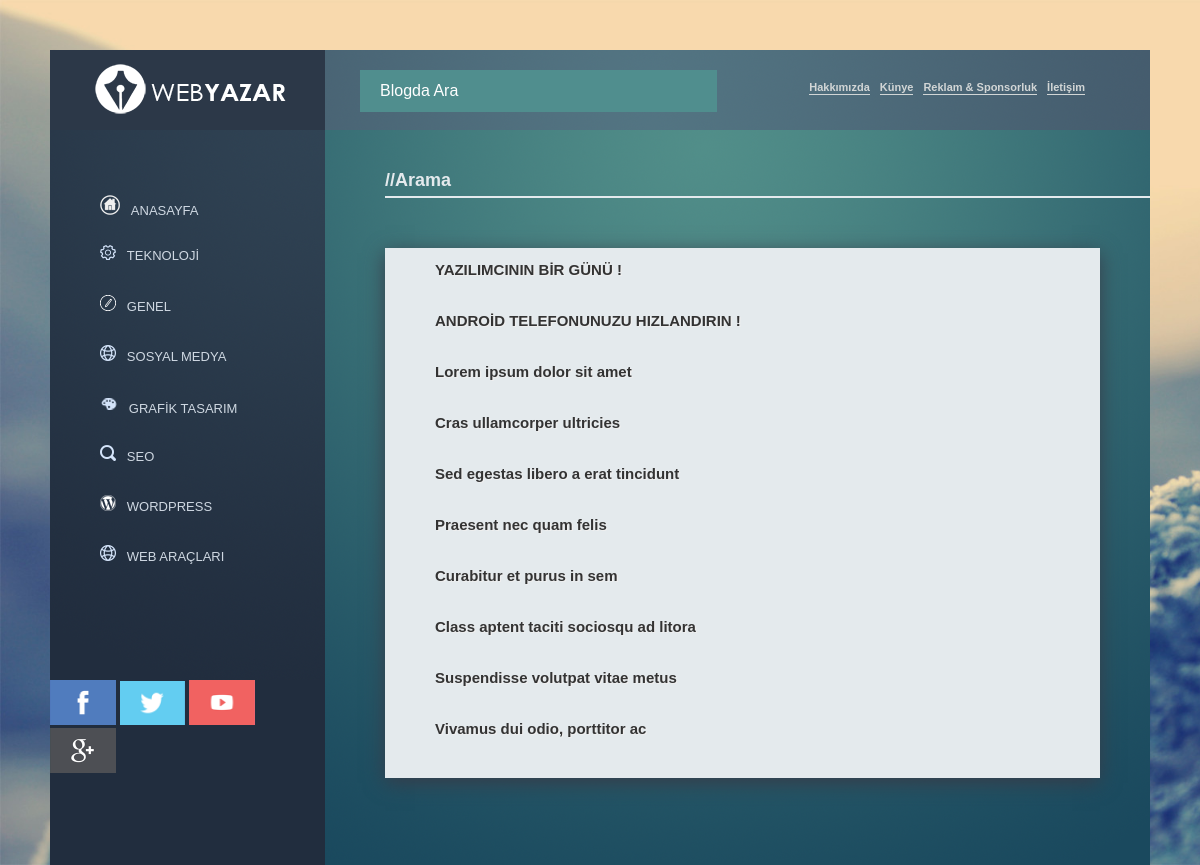
Screenshot of /search.php with the database file from the repository.
### tables this page shows
CREATE TABLE IF NOT EXISTS `ayarlar` (
  `id` int(11) NOT NULL,
  `site_adi` varchar(255) NOT NULL,
  `aciklama` varchar(255) NOT NULL,
  `keyworld` varchar(255) NOT NULL,
  `logo` varchar(5555) NOT NULL
);

CREATE TABLE IF NOT EXISTS `kategori` (
  `id` int(11) NOT NULL AUTO_INCREMENT,
  `ad` varchar(255) NOT NULL,
  `icon` varchar(5555) NOT NULL,
  PRIMARY KEY (`id`)
);

CREATE TABLE IF NOT EXISTS `sayfa` (
  `id` int(11) NOT NULL AUTO_INCREMENT,
  `icerik` text NOT NULL,
  `baslik` varchar(255) NOT NULL,
  PRIMARY KEY (`id`)
);

CREATE TABLE IF NOT EXISTS `yazilar` (
  `id` int(11) NOT NULL AUTO_INCREMENT,
  `baslik` varchar(255) NOT NULL,
  `icerik` text NOT NULL,
  `tarih` varchar(255) NOT NULL,
  `kat` varchar(255) NOT NULL,
  `img` varchar(2555) NOT NULL,
  PRIMARY KEY (`id`)
);

### www/search.php (the view, shortened to what this page needs)
<!DOCTYPE html PUBLIC "-//W3C//DTD XHTML 1.0 Transitional//EN" "http://www.w3.org/TR/xhtml1/DTD/xhtml1-transitional.dtd">
<html xmlns="http://www.w3.org/1999/xhtml">
<head>
<link href="css/style.css" rel="stylesheet" type="text/css" />
</head>
<body>
<div class="dis">
<div class="genel">
<?php include('sidebar.php'); ?>
<div class="icerik">
<div class="kat-baslik"><h4>//Arama</h4></div>
<div class="search-makaleler"><div class="a-baslik"><?php
$aramasorgusu = @mysql_real_escape_string($_GET['aramasorgusu']);
$sonucsorgu = @mysql_query("SELECT * FROM yazilar WHERE baslik LIKE '%".$aramasorgusu."%'" );
if(@mysql_num_rows($sonucsorgu)>0){
while($sorguoku=@mysql_fetch_array($sonucsorgu)){
$id = $sorguoku['id'];
$baslik = $sorguoku['baslik'];
echo '<a href="yazi.php?id='.$id.'">'.$baslik.'</a><br><br><br>';
 }
}
else{
 echo 'Aradığınız İçerik Bulunamadı';
}?>
<?php echo $sorguoku['id'].'<br><br><br><br>'; ?>
</div>
</div>
</div>
</div>
</body>
</html>

### www/sidebar.php (shortened to what this page needs)
<?php require_once('Connections/blog.php'); ?>
<?php
$query_kategorigetir = "SELECT * FROM kategori ORDER BY id DESC";
$kategorigetir = mysql_query($query_kategorigetir, $blog) or die(mysql_error());
$row_kategorigetir = mysql_fetch_assoc($kategorigetir);
$query_logo = "SELECT * FROM ayarlar ORDER BY logo DESC";
$logo = mysql_query($query_logo, $blog) or die(mysql_error());
$row_logo = mysql_fetch_assoc($logo);
$query_sayfalistele = "SELECT * FROM sayfa ORDER BY id ASC";
$sayfalistele = mysql_query($query_sayfalistele, $blog) or die(mysql_error());
$row_sayfalistele = mysql_fetch_assoc($sayfalistele);
$query_sosyal = "SELECT * FROM iletisim";
$sosyal = mysql_query($query_sosyal, $blog) or die(mysql_error());
$row_sosyal = mysql_fetch_assoc($sosyal);
?>
<div class="sol">
  <div class="logo"><a href="index.php"><img src="<?php echo $row_logo['logo']; ?>" width="196" height="62" alt="logo" /></a></div>
  <div class="kategori">
    <ul>
      <li><a href="index.php"><img alt="homeicon" src="resimler/homeicon.png" />&nbsp;&nbsp;&nbsp;ANASAYFA</a></li>
      <?php do { ?>
        <li><a href="kategori.php?kat=<?php echo $row_kategorigetir['id']; ?>"><img alt="icon" src="<?php echo $row_kategorigetir['icon']; ?>" />&nbsp;&nbsp;&nbsp;<?php echo $row_kategorigetir['ad']; ?></a></li>
        <?php } while ($row_kategorigetir = mysql_fetch_assoc($kategorigetir)); ?>
    </ul>
   </div>
  <a href="<?php echo $row_sosyal['face']; ?>" target="_blank"><img src="resimler/flat_social_icons_02.png" width="66" alt="face" /></a>
  <a href="<?php echo $row_sosyal['twitter']; ?>" target="_blank"><img src="resimler/flat_social_icons_01.png" width="65" alt="face" /></a>
  <a href="<?php echo $row_sosyal['youtube']; ?>" target="_blank"><img src="resimler/flat_social_icons_03.png" width="66" alt="face" /></a>
  <a href="<?php echo $row_sosyal['plus']; ?>" target="_blank"><img src="resimler/flat_social_icons_04.png" width="66" alt="face" /></a>
 </div>
 <div class="ust">
   <div class="search">    <form action="search.php" method="get">
      <input type="text" name="aramasorgusu" id="search_text" placeholder="Blogda Ara" />
      <input type="button" name="search_button" id="search_button" />
    </form></div>
    <div class="sayfalar">
      <ul>
		<?php do { ?>
        <li><a href="sayfa.php?id=<?php echo $row_sayfalistele['id']; ?>"><?php echo $row_sayfalistele['baslik']; ?></a></li>
        <?php } while ($row_sayfalistele = mysql_fetch_assoc($sayfalistele)); ?>
        <li><a href="iletisim.php">İletişim</a></li>
		</ul>
    </div>
 </div>

### www/css/style.css (style rules this page uses)
a { text-decoration: none; }
body { margin: 0px; padding: 0px; font-family: Arial, Helvetica, sans-serif; font-size: 15px; color: #333; background-attachment: fixed; background-image: url(../resimler/background.jpg); -webkit-background-size: cover; -moz-background-size: cover; -o-background-size: cover; background-size: cover; }
.dis { background-color: #275A68; width: 1100px; height: auto; margin-top: 50px; margin-right: auto; margin-bottom: auto; margin-left: auto; }
.genel { position: absolute; background-color: #212d3e; height: auto; width: 1100px; margin-bottom: 50px; }
.sol { width: 275px; height: 100%; float: left; background-color: #212D3E; clear: right; }
.search-makaleler { box-shadow: 0 0 0 0,0 5px 19px rgba(55, 61, 74, 1); background-color: #E4EAED; height: 500px; width: 715px; margin-top: 50px; margin-left: 60px; padding-bottom: 30px; clear: both; }
.kat-baslik { margin-left: 60px; color: #E4EAED; font-size: 18px; border-bottom-width: 2px; border-bottom-style: solid; border-bottom-color: #E4EAED; }
.kat-baslik h4 { padding: 0px; margin-top: 40px; margin-right: 0px; margin-bottom: 5px; margin-left: 0px; }
.search { width: 357px; margin-left: 35px; margin-top: 20px; float: left; }
#search_text { width: 297px; padding: 15px 0 15px 20px; font-size: 16px; font-family: Montserrat, sans-serif; border: 0 none; height: 42px; margin-right: 0px; color: white; outline: none; background: #508e8e; float: left; box-sizing: border-box; transition: all 0.15s; }
#search_button { border: 0 none; background: #508e8e url(http://designmodo.com/demo/dropdown-menu-search/search.png) center no-repeat; width: 60px; float: left; padding: 0; text-align: center; height: 42px; cursor: pointer; }
.a-baslik { text-shadow: 1.2px 1.2px #EFEFEF; z-index: 2; height: 15px; margin-left: 30px; position:absolute; padding-top: 13px; padding-right: 25px; padding-bottom: 13px; padding-left: 20px; font-weight: bold; color: #366c74; }
.logo { background-color: #2c3848; height: 56px; font-family: Verdana, Geneva, sans-serif; color: #d6b60d; font-size: 20px; padding-top: 8px; padding-left: 40px; font-weight: lighter; padding-bottom: 16px; }
.ust { float: left; height: 80px; width: 825px; background-image: url(../resimler/ustbg.png); }
.kategori { height: 500px; width: 100%; background-image: url(../resimler/sbg.png); padding-top: 50px; background-color: #212D3E; background-repeat: no-repeat; }
.kategori ul { padding: 0px; margin: 0px; }
.kategori ul li { color: #D3DBE4; font-family: Verdana, Geneva, sans-serif; font-size: 15px; list-style-type: none; width: 275px; }
.kategori ul li a { -webkit-transition: border 0.5s; transition: border 0.5s; font-family: Arial, Helvetica, sans-serif; color: #CFD8E2; text-decoration: none; width: 222px; float: left; padding-left: 50px; height: 20px; padding-top: 15px; padding-bottom: 15px; font-size: 13px; }
.icerik { min-height: 700px; float: left; height: auto; width: 825px; background-image: url(../resimler/obg.png); background-color: #1a495e; background-repeat: no-repeat; padding-bottom: 35px; }
.sayfalar { height: 35px; float: right; width: auto; margin-right: 55px; margin-top: 16px; }
.sayfalar ul li { list-style-type: none; display: block; width: auto; padding-bottom: 1px; float: left; margin-right: 10px; border-bottom-width: 1px; border-bottom-style: double; border-bottom-color: #D2D6D6; }
.sayfalar ul li a { font-size: 11px; color: #D2D6D6; text-decoration: none; font-weight: bold; }
.a-baslik a { color: #333; float: left; display: block; }

### rows the page displays
ayarlar: logo (picture)
kategori: icon (picture), ad "TEKNOLOJİ"
kategori: icon (picture), ad "GENEL"
kategori: icon (picture), ad "SOSYAL MEDYA"
kategori: icon (picture), ad "GRAFİK TASARIM"
kategori: icon (picture), ad "SEO"
kategori: icon (picture), ad "WORDPRESS"
kategori: icon (picture), ad "WEB ARAÇLARI"
sayfa: baslik "Hakkımızda"
sayfa: baslik "Künye"
sayfa: baslik "Reklam & Sponsorluk"
yazilar: baslik "YAZILIMCININ BİR GÜNÜ !"
yazilar: baslik "ANDROİD TELEFONUNUZU HIZLANDIRIN !"
yazilar: baslik "Lorem ipsum dolor sit amet"
yazilar: baslik "Cras ullamcorper ultricies"
yazilar: baslik "Sed egestas libero a erat tincidunt"
yazilar: baslik "Praesent nec quam felis"
yazilar: baslik "Curabitur et purus in sem"
yazilar: baslik "Class aptent taciti sociosqu ad litora"
yazilar: baslik "Suspendisse volutpat vitae metus"
yazilar: baslik "Vivamus dui odio, porttitor ac"
